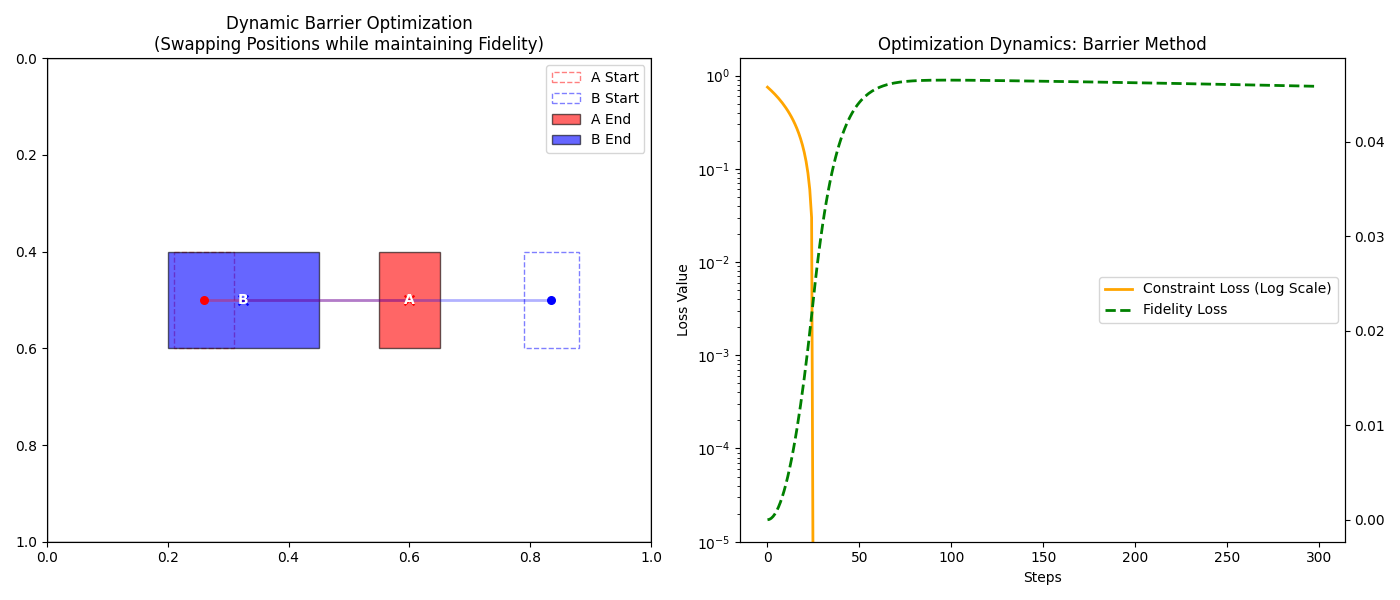

Recreate this plot in Python.
"""
README:
This script is used to test the optimization of the layout of the boxes with constraints.
The boxes are initialized with random positions and random sizes.
The optimization is performed by minimizing the loss function.
The loss function is the sum of the following three terms:
1. The alignment loss of the bottom of the boxes.
2. The overlap loss of the boxes.
3. The boundary loss of the boxes.
"""

import torch
import torch.nn as nn
import torch.optim as optim
import matplotlib.pyplot as plt
import matplotlib.patches as patches
import numpy as np

class DynamicBarrierOptimizer:
    def __init__(self, initial_boxes, constraints, fidelity_alpha=1.0, threshold=1e-4):
        """
        fidelity_alpha: 也就是用户指定的调控因子，用于在满足约束后，控制“回弹”的力度。
        threshold: 判定约束是否满足的阈值 (epsilon)
        """
        # 1. 冻结初始状态 (Anchor)
        self.initial_state = initial_boxes.clone().detach()
        
        # 2. 待优化参数
        self.boxes = nn.Parameter(initial_boxes.clone())
        
        self.constraints = constraints
        self.alpha = fidelity_alpha
        self.threshold = threshold
        self.margin = 0.05

        # 记录历史用于可视化
        self.history = {'boxes': [], 'loss_c': [], 'loss_f': []}

    def get_corners(self, xywh):
        x, y, w, h = xywh
        return x, y, x+w, y+h

    def calc_constraint_loss(self):
        """只计算硬约束违规量"""
        loss = torch.tensor(0.0)
        
        # --- A. 逻辑约束 ---
        for c in self.constraints:
            ctype = c['type']
            if 'source' in c:
                i, j = c['source'], c['target']
                xi_min, yi_min, xi_max, yi_max = self.get_corners(self.boxes[i])
                xj_min, yj_min, xj_max, yj_max = self.get_corners(self.boxes[j])
                
                # 使用 ReLU 确保满足条件时 Loss 为 0 (梯度消失，从而允许 Fidelity 接管)
                if ctype == 'left_of':  val = (xi_max + self.margin) - xj_min
                elif ctype == 'right_of': val = (xj_max + self.margin) - xi_min
                elif ctype == 'above':    val = (yi_max + self.margin) - yj_min
                elif ctype == 'below':    val = (yj_max + self.margin) - yi_min
                else: val = torch.tensor(0.0)
                
                loss += torch.relu(val)

        # --- B. 物理约束 (防重叠) ---
        # 简单两两重叠检测
        n = len(self.boxes)
        for i in range(n):
            for j in range(i + 1, n):
                xi_min, yi_min, xi_max, yi_max = self.get_corners(self.boxes[i])
                xj_min, yj_min, xj_max, yj_max = self.get_corners(self.boxes[j])
                
                inter_w = torch.relu(torch.min(xi_max, xj_max) - torch.max(xi_min, xj_min))
                inter_h = torch.relu(torch.min(yi_max, yj_max) - torch.max(yi_min, yj_min))
                loss += inter_w * inter_h * 10.0 # 重叠是硬伤，加权

        # --- C. 边界约束 ---
        l_bound = (torch.relu(-self.boxes[:,0]) + torch.relu(self.boxes[:,0]+self.boxes[:,2]-1) + 
                   torch.relu(-self.boxes[:,1]) + torch.relu(self.boxes[:,1]+self.boxes[:,3]-1)).sum()
        
        return loss + l_bound * 10.0

    def calc_fidelity_loss(self):
        """计算与初始状态的偏差 (MSE)"""
        # 包含位置和尺寸的偏差
        return torch.mean((self.boxes - self.initial_state) ** 2)

    def optimize(self, steps=500, lr=0.01):
        optimizer = optim.Adam([self.boxes], lr=lr)
        
        print(f"开始优化: Alpha (Fidelity Strength) = {self.alpha}")
        
        for step in range(steps):
            optimizer.zero_grad()
            
            # 1. 分别计算 Loss
            l_const = self.calc_constraint_loss()
            l_fid = self.calc_fidelity_loss()
            
            # ==================================================
            # 核心：动态 Barrier 逻辑
            # ==================================================
            
            if l_const > self.threshold:
                # 状态 1: 严重违规 (Violation Mode)
                # 策略: 忽略 Fidelity，全力修复约束
                # 权重: Constraint = 极高, Fidelity = 0
                w_c = 1000.0
                w_f = 0.0
                state_msg = "VIOLATION"
            else:
                # 状态 2: 可行域内 (Feasible Mode)
                # 策略: 开启 Fidelity，但保留 Constraint 作为“墙”
                # 注意：Constraint 权重依然要保留，否则 Fidelity 会把盒子拉回违规区
                w_c = 100.0  # 这里的权重充当 Barrier 的硬度
                w_f = self.alpha # 用户指定的力度
                state_msg = "FEASIBLE"
                
            total_loss = w_c * l_const + w_f * l_fid
            
            total_loss.backward()
            optimizer.step()
            
            # 记录数据
            self.history['boxes'].append(self.boxes.detach().numpy().copy())
            self.history['loss_c'].append(l_const.item())
            self.history['loss_f'].append(l_fid.item())
            
            if step % 50 == 0:
                print(f"Step {step:03d} [{state_msg}] | Loss_C: {l_const.item():.6f} | Loss_F: {l_fid.item():.6f}")

        return self.boxes.detach()

# ==========================================
# 测试场景设计
# ==========================================
# 场景："乾坤大挪移" (The Great Swap)
# 初始：Box A 在左 (0.2), Box B 在右 (0.8)
# 约束：强制要求 "Box A 在 Box B 右边" (right_of)
# 预期：它们必须互换位置（严重违反 Fidelity），一旦互换成功，它们应该尽量靠近初始位置（挤在中间）

init_boxes = torch.tensor([
    [0.2, 0.4, 0.1, 0.2], # Box 0 (Initially Left)
    [0.8, 0.4, 0.1, 0.2], # Box 1 (Initially Right)
])

# 这是一个非常强的冲突约束
constraints = [{'type': 'right_of', 'source': 0, 'target': 1}]

# 用户设置一个中等的保真度意愿
opt = DynamicBarrierOptimizer(init_boxes, constraints, fidelity_alpha=5.0)
final_boxes = opt.optimize(steps=300)

# ==========================================
# 可视化：轨迹追踪
# ==========================================
def visualize_trajectory(optimizer, title):
    history = np.array(optimizer.history['boxes']) # Shape: [steps, N, 4]
    loss_c = optimizer.history['loss_c']
    loss_f = optimizer.history['loss_f']
    
    fig, (ax1, ax2) = plt.subplots(1, 2, figsize=(14, 6))
    
    # --- 图 1: 运动轨迹 ---
    ax1.set_title(title)
    ax1.set_xlim(0, 1); ax1.set_ylim(0, 1); ax1.invert_yaxis()
    ax1.add_patch(patches.Rectangle((0,0),1,1, fill=False, ec='black'))
    
    colors = ['red', 'blue']
    labels = ['A', 'B']
    
    # 画初始位置 (虚线)
    initial = history[0]
    for i in range(len(initial)):
        b = initial[i]
        ax1.add_patch(patches.Rectangle((b[0], b[1]), b[2], b[3], 
                                        ec=colors[i], fill=False, ls='--', alpha=0.5, label=f'{labels[i]} Start'))
    
    # 画最终位置 (实线)
    final = history[-1]
    for i in range(len(final)):
        b = final[i]
        rect = patches.Rectangle((b[0], b[1]), b[2], b[3], ec='black', fc=colors[i], alpha=0.6, label=f'{labels[i]} End')
        ax1.add_patch(rect)
        ax1.text(b[0]+b[2]/2, b[1]+b[3]/2, labels[i], color='white', ha='center', va='center', fontweight='bold')

    # 画轨迹线 (Trajectory)
    for i in range(len(initial)):
        # 取中心点轨迹
        cx = history[:, i, 0] + history[:, i, 2]/2
        cy = history[:, i, 1] + history[:, i, 3]/2
        ax1.plot(cx, cy, color=colors[i], alpha=0.3, linewidth=2)
        # 标出起点和终点
        ax1.scatter(cx[0], cy[0], c=colors[i], marker='o', s=30)
        ax1.scatter(cx[-1], cy[-1], c=colors[i], marker='x', s=50)

    ax1.legend()

    # --- 图 2: Loss 变化曲线 ---
    ax2.set_title("Optimization Dynamics: Barrier Method")
    ax2.set_xlabel("Steps")
    ax2.set_ylabel("Loss Value")
    
    # 双轴绘制
    ax2_r = ax2.twinx()
    l1 = ax2.plot(loss_c, color='orange', label='Constraint Loss (Log Scale)', linewidth=2)
    l2 = ax2_r.plot(loss_f, color='green', label='Fidelity Loss', linewidth=2, linestyle='--')
    
    ax2.set_yscale('log') # 约束 Loss 通常变化巨大，用对数坐标
    ax2.set_ylim(bottom=1e-5)
    
    # 添加图例
    lines = l1 + l2
    labs = [l.get_label() for l in lines]
    ax2.legend(lines, labs, loc='center right')
    
    plt.tight_layout()
    plt.savefig('test_constracts_adjust_v2.png')
    # plt.show()

visualize_trajectory(opt, "Dynamic Barrier Optimization\n(Swapping Positions while maintaining Fidelity)")
